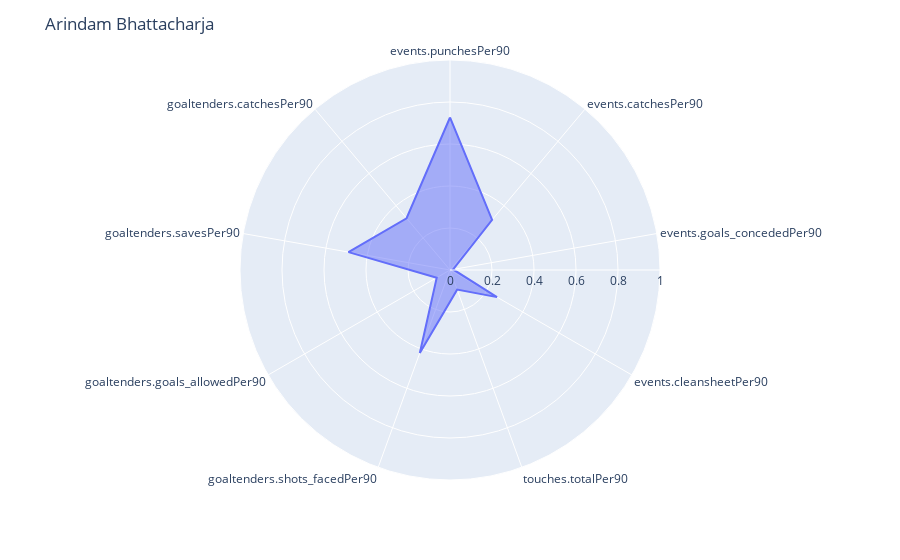

The notebook cell saved with this chart:
### Code cell
player_id = 10717  # Used a variable here so that we can pick any player we want and get the plot for that player.
player_name = final_df_for_radar.loc[(final_df_for_radar["id"] == player_id), "short_name"].item()
fig = px.line_polar(final_df_for_radar,
                    r=final_df_for_radar.loc[(final_df_for_radar["id"] == player_id), cols_for_radar].values.flatten(),
                    theta=cols_for_radar, line_close=True)
fig.update_traces(fill='toself')
    # Additional properties for the plot:
fig.update_layout(
    title=player_name,
    polar=dict(
        radialaxis=dict(
            visible=True,
            range=[0, isl_max]
            )),
            showlegend=True)
fig.show()

### Figure 1 — Plotly figure (JSON) as saved in the notebook; plotly's stock layout.template omitted (floating-point values rounded to 4 significant figures)
{"data": [{"fill": "toself", "hovertemplate": "r=%{r}<br>theta=%{theta}<extra></extra>", "legendgroup": "", "line": {"color": "#636efa", "dash": "solid"}, "marker": {"symbol": "circle"}, "mode": "lines", "name": "", "r": [0.7263, 0.3118, 0.0151, 0.2585, 0.09942, 0.4202, 0.073, 0.491, 0.3217, 0.7263], "showlegend": false, "subplot": "polar", "theta": ["events.punchesPer90", "events.catchesPer90", "events.goals_concededPer90", "events.cleansheetPer90", "touches.totalPer90", "goaltenders.shots_facedPer90", "goaltenders.goals_allowedPer90", "goaltenders.savesPer90", "goaltenders.catchesPer90", "events.punchesPer90"], "type": "scatterpolar"}], "layout": {"legend": {"tracegroupgap": 0}, "margin": {"t": 60}, "polar": {"angularaxis": {"direction": "clockwise", "rotation": 90}, "domain": {"x": [0, 1], "y": [0, 1]}, "radialaxis": {"range": [0, 1], "visible": true}}, "showlegend": true, "title": {"text": "Arindam Bhattacharja"}}}
